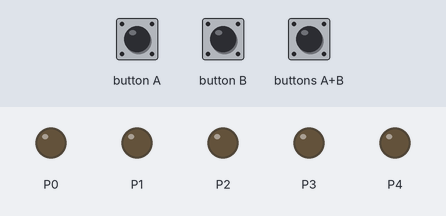
A program run on a simulated BBC micro:bit (MakeCode). Shown: output pins drawn as LEDs (lit = HIGH). The test bench sets the inputs (shaded band).

Above: at 1.2 s.
1.3 s: button B pressed for 0.15 s
At 2.2 s:
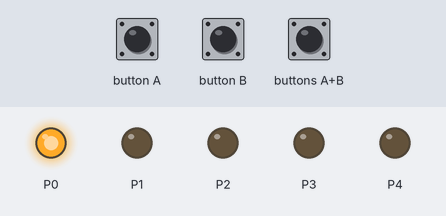
At 3.2 s:
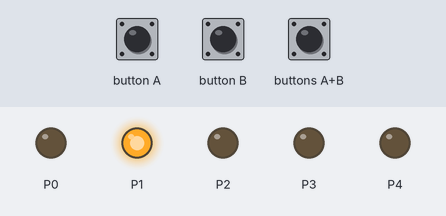
4.4 s: buttons A+B pressed for 0.15 s
At 5.2 s:
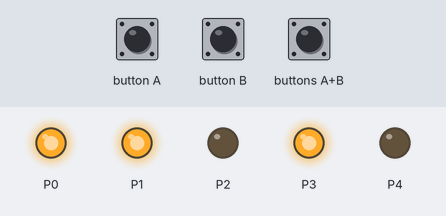
7.4 s: button A pressed for 0.15 s
10.4 s: button A pressed for 0.15 s
13.5 s: button A pressed for 0.15 s
Timing chart, 0 to 23.0 s (numbered marks = the images above; inputs shaded):
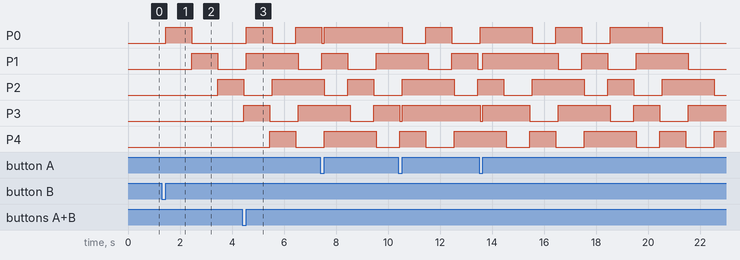

Measured:
- after the input at 1.3 s, P0: LOW → HIGH after 0.15 s, → LOW 1.0 s later; P1: LOW → HIGH after 1.2 s, → LOW 1.0 s later; P2: LOW → HIGH after 2.2 s
- after the input at 4.4 s, P0: LOW → HIGH after 0.15 s instead of 2.1 s; P1: LOW → HIGH after 0.15 s, → LOW 2.0 s later

The program:

main.ts
```typescript
input.onButtonPressed(Button.A, function () {
    for (let index = 0; index < 4; index++) {
        pins.digitalWritePin(DigitalPin.P0, 1)
        pins.digitalWritePin(DigitalPin.P1, 1)
        pins.digitalWritePin(DigitalPin.P2, 1)
        pins.digitalWritePin(DigitalPin.P3, 1)
        pins.digitalWritePin(DigitalPin.P4, 1)
    }
})
input.onButtonPressed(Button.AB, function () {
    for (let index = 0; index < 4; index++) {
        pins.digitalWritePin(DigitalPin.P0, 1)
        pins.digitalWritePin(DigitalPin.P1, 1)
        basic.pause(1000)
        pins.digitalWritePin(DigitalPin.P0, 0)
        pins.digitalWritePin(DigitalPin.P1, 0)
        pins.digitalWritePin(DigitalPin.P1, 1)
        pins.digitalWritePin(DigitalPin.P2, 1)
        basic.pause(1000)
        pins.digitalWritePin(DigitalPin.P1, 0)
        pins.digitalWritePin(DigitalPin.P2, 0)
        pins.digitalWritePin(DigitalPin.P2, 1)
        pins.digitalWritePin(DigitalPin.P3, 1)
        basic.pause(1000)
        pins.digitalWritePin(DigitalPin.P2, 0)
        pins.digitalWritePin(DigitalPin.P3, 0)
        pins.digitalWritePin(DigitalPin.P3, 1)
        pins.digitalWritePin(DigitalPin.P4, 1)
        basic.pause(1000)
        pins.digitalWritePin(DigitalPin.P3, 0)
        pins.digitalWritePin(DigitalPin.P4, 0)
        pins.digitalWritePin(DigitalPin.P4, 1)
        pins.digitalWritePin(DigitalPin.P0, 1)
        basic.pause(1000)
        pins.digitalWritePin(DigitalPin.P4, 0)
        pins.digitalWritePin(DigitalPin.P0, 0)
    }
})
input.onButtonPressed(Button.B, function () {
    for (let index = 0; index < 4; index++) {
        pins.digitalWritePin(DigitalPin.P0, 1)
        basic.pause(1000)
        pins.digitalWritePin(DigitalPin.P0, 0)
        pins.digitalWritePin(DigitalPin.P1, 1)
        basic.pause(1000)
        pins.digitalWritePin(DigitalPin.P1, 0)
        pins.digitalWritePin(DigitalPin.P2, 1)
        basic.pause(1000)
        pins.digitalWritePin(DigitalPin.P2, 0)
        pins.digitalWritePin(DigitalPin.P3, 1)
        basic.pause(1000)
        pins.digitalWritePin(DigitalPin.P3, 0)
        pins.digitalWritePin(DigitalPin.P4, 1)
        basic.pause(1000)
        pins.digitalWritePin(DigitalPin.P4, 0)
    }
})
led.enable(true)
led.enable(false)
```

test.ts
```typescript
// テストはここに来ます。このパッケージが拡張機能として使用されるときにはコンパイルされません。
```
